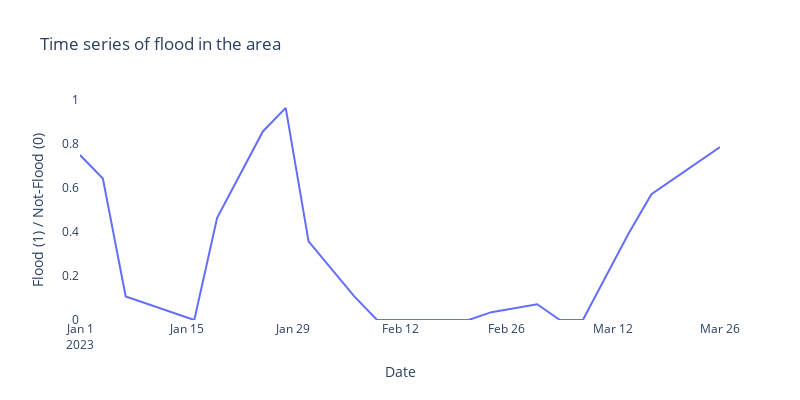

Here is the notebook cell this chart was saved with:
### Markdown cell above
#### Interactive plot

### Code cell
fig = px.line(df.groupby('date').mean(), y='flood', title='Time series of flood in the area')
fig.update_layout(xaxis_title='Date', yaxis_title='Flood (1) / Not-Flood (0)', plot_bgcolor='white', height=400, width=800)
fig.update_yaxes(range=[0, 1], showgrid=True)
fig.show()

### Figure 1 — Plotly figure (JSON) as saved in the notebook; plotly's stock layout.template omitted (floating-point values rounded to 4 significant figures)
{"data": [{"hovertemplate": "date=%{x}<br>flood=%{y}<extra></extra>", "legendgroup": "", "line": {"color": "#636efa", "dash": "solid"}, "marker": {"symbol": "circle"}, "mode": "lines", "name": "", "orientation": "v", "showlegend": false, "type": "scatter", "x": ["2023-01-01", "2023-01-04", "2023-01-07", "2023-01-13", "2023-01-16", "2023-01-19", "2023-01-25", "2023-01-28", "2023-01-31", "2023-02-06", "2023-02-09", "2023-02-18", "2023-02-21", "2023-02-24", "2023-03-02", "2023-03-05", "2023-03-08", "2023-03-14", "2023-03-17", "2023-03-26"], "xaxis": "x", "y": [0.75, 0.6429, 0.1071, 0.03571, 0, 0.4643, 0.8571, 0.9643, 0.3571, 0.1071, 0, 0, 0, 0.03571, 0.07143, 0, 0, 0.3929, 0.5714, 0.7857], "yaxis": "y"}], "layout": {"height": 400, "legend": {"tracegroupgap": 0}, "plot_bgcolor": "white", "title": {"text": "Time series of flood in the area"}, "width": 800, "xaxis": {"anchor": "y", "domain": [0, 1], "title": {"text": "Date"}}, "yaxis": {"anchor": "x", "domain": [0, 1], "range": [0, 1], "showgrid": true, "title": {"text": "Flood (1) / Not-Flood (0)"}}}}
